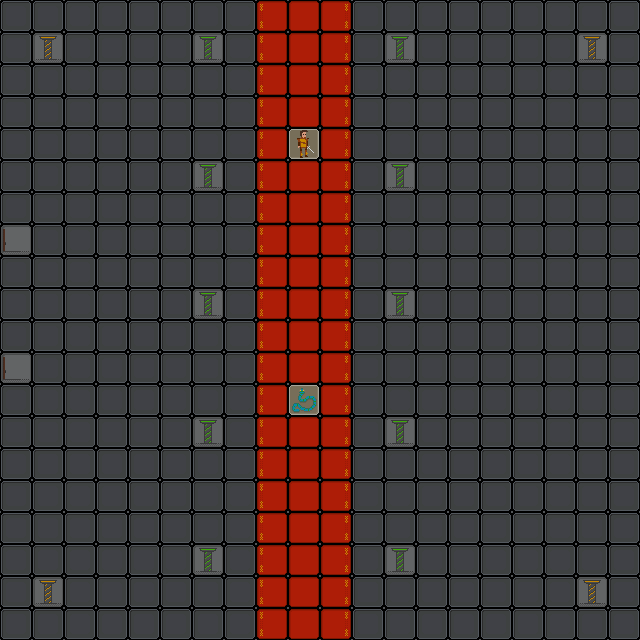

Below is a game level as drawn by its tile map, then a one-line description and the .tmx that defines it (tile-layer data replaced by summaries):
An orthogonal 20x20 tile map with 32x32 px tiles, 2 tile layers (floor, scenery) and 1 object (SpawnPoint).

<map version="1.0" orientation="orthogonal" width="20" height="20" tilewidth="32" tileheight="32">
 <tileset firstgid="1" name="chipset" tilewidth="32" tileheight="32">
  <image source="Britannia.png" trans="ffffff" width="512" height="512" />
 </tileset>
 <layer name="floor" width="20" height="20">
  <data>[400 cells, 400 non-empty, 1 distinct tile ids]</data>
 </layer>
 <layer name="scenery" width="20" height="20">
  <properties>
   <property name="subtype" value="actor" />
  </properties>
  <data>[400 cells, 76 non-empty, 8 distinct tile ids]</data>
 </layer>
 <objectgroup draworder="topdown" name="objects" width="20" height="20">
  <object name="PlayerSpawn" type="SpawnPoint" x="303" y="497" />
 </objectgroup>
</map>